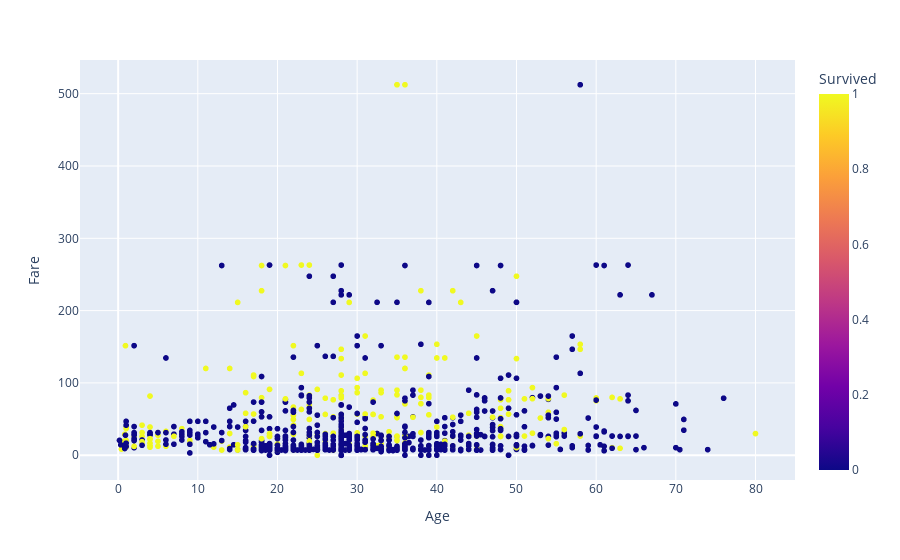

Here is the notebook cell this chart was saved with:
### Code cell
px.scatter(df, x='Age', y='Fare', color='Survived')

### Figure 1 — Plotly figure (JSON) as saved in the notebook; plotly's stock layout.template omitted (floating-point values rounded to 4 significant figures; data arrays with more than 128 entries replaced by an {"elided": "..."} marker saying what was removed)
{"data": [{"hovertemplate": "Age=%{x}<br>Fare=%{y}<br>Survived=%{marker.color}<extra></extra>", "legendgroup": "", "marker": {"color": {"elided": "1309 int values"}, "coloraxis": "coloraxis", "symbol": "circle"}, "mode": "markers", "name": "", "showlegend": false, "type": "scattergl", "x": {"elided": "1309 float values"}, "xaxis": "x", "y": {"elided": "1309 float values"}, "yaxis": "y"}], "layout": {"autosize": true, "coloraxis": {"colorbar": {"title": {"text": "Survived"}}, "colorscale": [[0, "#0d0887"], [0.1111, "#46039f"], [0.2222, "#7201a8"], [0.3333, "#9c179e"], [0.4444, "#bd3786"], [0.5556, "#d8576b"], [0.6667, "#ed7953"], [0.7778, "#fb9f3a"], [0.8889, "#fdca26"], [1, "#f0f921"]]}, "legend": {"tracegroupgap": 0}, "margin": {"t": 60}, "xaxis": {"anchor": "y", "autorange": true, "domain": [0, 1], "range": [-4.668, 84.84], "title": {"text": "Age"}, "type": "linear"}, "yaxis": {"anchor": "x", "autorange": true, "domain": [0, 1], "range": [-39.67, 552.0], "title": {"text": "Fare"}, "type": "linear"}}}
